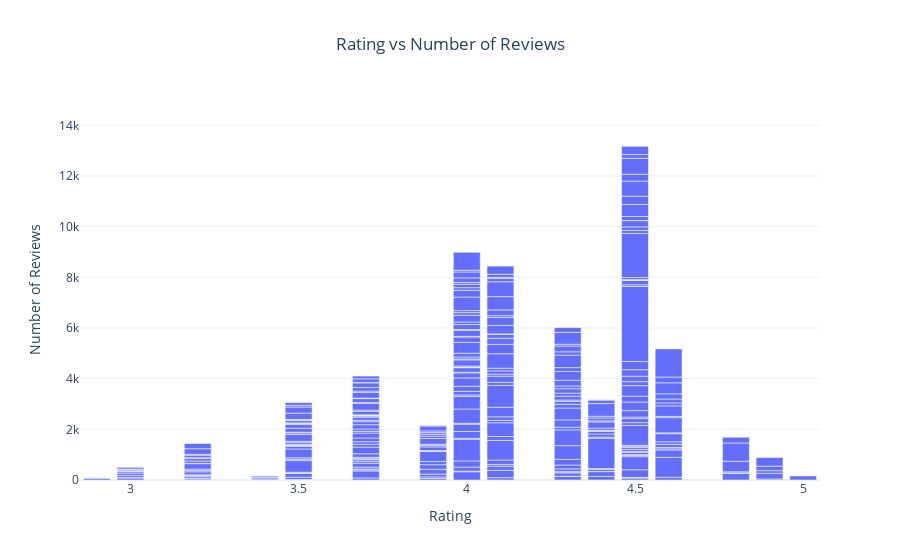

Notebook cell for this chart:
### Markdown cell above
### Comments:
Distribution of ratings differs according to distance:
- Almost 90% of "high-rating" hotels are under 2 miles from the city center of Prague.
- Over 1/3 of "low-rating" hotels are at 2 miles or above from the city center.
- The distribution of distance is not wide spread, most hotels being below 2 miles from the city center.

__________________________________________________________________________________________________________________________________

### Code cell
# Relationship between Rating and Number of Reviews
graph = px.bar(hotels, x = 'rating', y = 'rating_reviewcount',
                   title = 'Rating vs Number of Reviews'
                   )
graph.update_layout(title_x = 0.5, plot_bgcolor = 'white')
graph.update_layout(yaxis = dict(range = [0,15000]))
graph.update_xaxes(title = 'Rating')
graph.update_yaxes(title = 'Number of Reviews')
graph.show()

### Figure 1 — Plotly figure (JSON) as saved in the notebook; plotly's stock layout.template omitted (floating-point values rounded to 4 significant figures; data arrays with more than 128 entries replaced by an {"elided": "..."} marker saying what was removed)
{"data": [{"alignmentgroup": "True", "hovertemplate": "rating=%{x}<br>rating_reviewcount=%{y}<extra></extra>", "legendgroup": "", "marker": {"color": "#636efa", "pattern": {"shape": ""}}, "name": "", "offsetgroup": "", "orientation": "v", "showlegend": false, "textposition": "auto", "type": "bar", "x": {"elided": "320 float values"}, "xaxis": "x", "y": {"elided": "320 int values"}, "yaxis": "y"}], "layout": {"autosize": true, "barmode": "relative", "legend": {"tracegroupgap": 0}, "plot_bgcolor": "white", "title": {"text": "Rating vs Number of Reviews", "x": 0.5}, "xaxis": {"anchor": "y", "autorange": true, "domain": [0, 1], "range": [2.85, 5.05], "title": {"text": "Rating"}, "type": "linear"}, "yaxis": {"anchor": "x", "domain": [0, 1], "range": [0, 15000], "title": {"text": "Number of Reviews"}, "type": "linear"}}}
